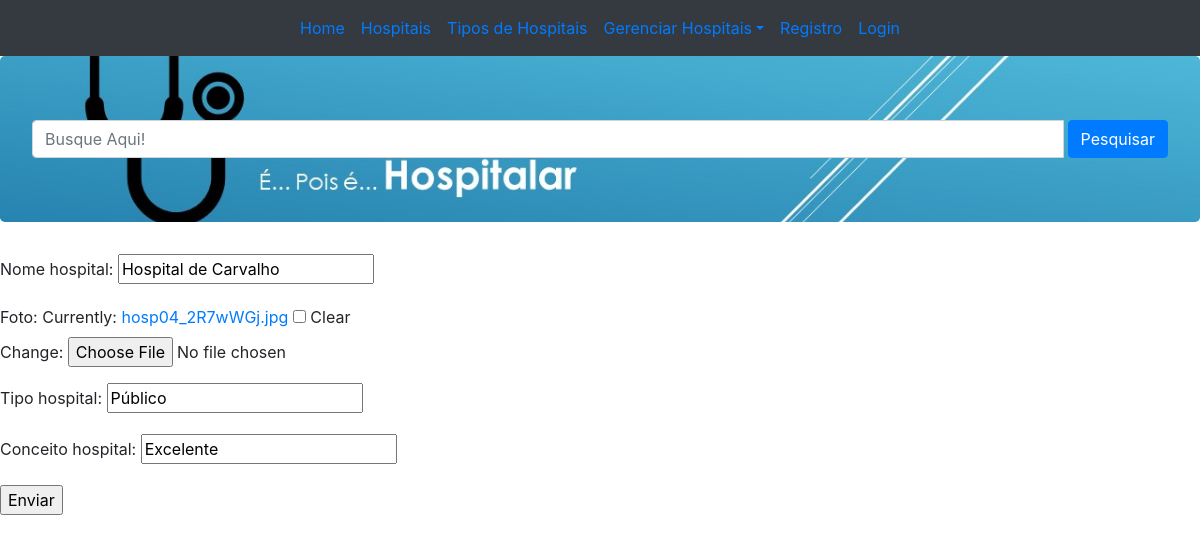
The page /editar/12 on the database its author committed.
### hospitalapp/models.py (models this page shows, shortened)
class Hospital(models.Model):
    nome_hospital = models.CharField(max_length=200)
    foto = models.ImageField(null=True, blank=True)
    desc_hospital = models.TextField
    tipo_hospital = models.CharField(max_length=200)
    conceito_hospital = models.CharField(max_length=200)

### hospitalapp/views.py (the view)
# urls.py: path('editar/<int:id>', editar, name='editar'),
def editar(request, id):
	hosp = get_object_or_404(Hospital, pk=id)
	form = Hospitalform(instance=hosp)
	if(request.method == "POST"):
		form = Hospitalform(request.POST, request.FILES, instance=hosp)
		if form.is_valid():
			form.save()
			return redirect('hospitais')
		else:
			return render(request, 'hospitais/editar_hospitais.html', {'form':form, 'hosp':hosp})
	else:
		return render(request, 'hospitais/editar_hospitais.html', {'form':form, 'hosp':hosp})

### hospitalapp/forms.py
class Hospitalform(forms.ModelForm):
	class Meta:
			model = Hospital
			fields = '__all__'

### templates/hospitais/editar_hospitais.html (shortened to what this page needs)
{% extends 'hospitais/base.html' %}
{% block content %}
{{form.as_p}}
{% endblock content %}

### rows shown on the page
Hospital: nome_hospital "Hospital de Carvalho", tipo_hospital "Público", conceito_hospital "Excelente"
